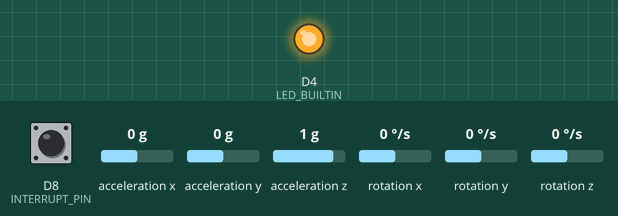
Simulated run of this program. Board: ESP8266 (NodeMCU). Shown: output pins drawn as LEDs (lit = HIGH, except the on-board LED, lit = LOW). Dashed ring = blinking. The test bench sets the inputs (shaded band); at power-on: D8 (INTERRUPT_PIN) LOW, acceleration x 0 g, acceleration y 0 g, acceleration z 1 g, rotation x 0 °/s, rotation y 0 °/s, rotation z 0 °/s. The sensor or clock chip raises its interrupt line as the real part does; what the program prints to the serial monitor is not drawn.

Above: at 0.1 s.
At 0.67 s:
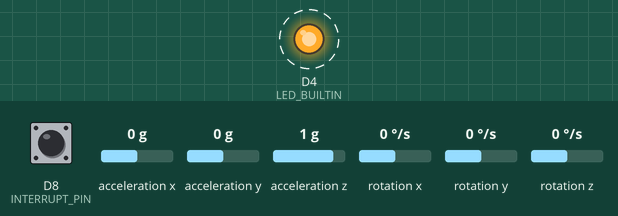
Timing chart, 0 to 3.5 s (numbered marks = the images above):
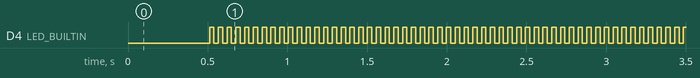

The program:

main.cpp
```cpp
#include <Arduino.h>
#include "I2Cdev.h"
#include "MPU6050_6Axis_MotionApps20.h"
#include <ESP8266WiFi.h>
#include <espnow.h>

MPU6050 mpu;

const int INTERRUPT_PIN = D8; // MPU6050 interrupt pin
volatile bool MPUInterrupt = false;

// MPU6050 control/status variables
bool DMPReady = false;
uint8_t devStatus;
uint16_t packetSize;
uint8_t FIFOBuffer[64];

// Orientation/Motion variables
Quaternion q;
VectorFloat gravity;
float ypr[3];

// ESP-NOW communication
uint8_t receiverMAC[] = {0x74, 0x4D, 0xBD, 0xAA, 0x7A, 0x98};

struct Message {
    float yaw, pitch, roll;
};
Message myData;

// Interrupt handler for MPU6050 data ready
void IRAM_ATTR DMPDataReady() {
    MPUInterrupt = true;
}

bool blinkState = false;

// ESP-NOW send callback
void onSent(uint8_t *macAddr, uint8_t status) {
    Serial.printf("ESP-NOW Send Status: %s\n", status == 0 ? "Success" : "Fail");
    blinkState = !blinkState;
    digitalWrite(LED_BUILTIN, blinkState);
}

void setup() {
    Serial.begin(115200);
    Wire.begin();
    Wire.setClock(400000); // 400kHz I2C clock
    pinMode(INTERRUPT_PIN, INPUT);
    pinMode(LED_BUILTIN, OUTPUT);

    // Initialize ESP-NOW
    WiFi.mode(WIFI_STA);
    if (esp_now_init() != 0) {
        Serial.println("ESP-NOW initialization failed!");
        return;
    }
    esp_now_set_self_role(ESP_NOW_ROLE_CONTROLLER);
    esp_now_register_send_cb(onSent);
    esp_now_add_peer(receiverMAC, ESP_NOW_ROLE_SLAVE, 1, NULL, 0);
    Serial.println("ESP-NOW initialized.");

    // Initialize MPU6050
    Serial.println("Initializing MPU6050...");
    mpu.initialize();
    if (!mpu.testConnection()) {
        Serial.println("MPU6050 connection failed!");
        while (true);
    }
    Serial.println("MPU6050 connected.");

    // Initialize DMP
    devStatus = mpu.dmpInitialize();
    if (devStatus == 0) {
        mpu.CalibrateAccel(6);
        mpu.CalibrateGyro(6);
        Serial.println("MPU6050 Calibration Complete.");
        mpu.setDMPEnabled(true);
        attachInterrupt(digitalPinToInterrupt(INTERRUPT_PIN), DMPDataReady, RISING);
        DMPReady = true;
        packetSize = mpu.dmpGetFIFOPacketSize();
        Serial.println("DMP initialized and ready.");
    } else {
        Serial.printf("DMP Initialization failed (code %d)\n", devStatus);
    }
}

void loop() {
    if (!DMPReady) return;

    // Read data from MPU6050 if available
    if (mpu.dmpGetCurrentFIFOPacket(FIFOBuffer)) {
        mpu.dmpGetQuaternion(&q, FIFOBuffer);
        mpu.dmpGetGravity(&gravity, &q);
        mpu.dmpGetYawPitchRoll(ypr, &q, &gravity);

        myData.yaw = ypr[0] * 180 / M_PI;
        myData.pitch = ypr[1] * 180 / M_PI;
        myData.roll = ypr[2] * 180 / M_PI;

        // Send data via ESP-NOW
        esp_now_send(receiverMAC, (uint8_t *)&myData, sizeof(myData));
        Serial.printf("Yaw: %.2f, Pitch: %.2f, Roll: %.2f\n", myData.yaw, myData.pitch, myData.roll);
    }
    delay(20);
}
```

Measured:
- by itself, D4 (LED_BUILTIN): alternates HIGH for 0.03 s and LOW for 0.03 s
